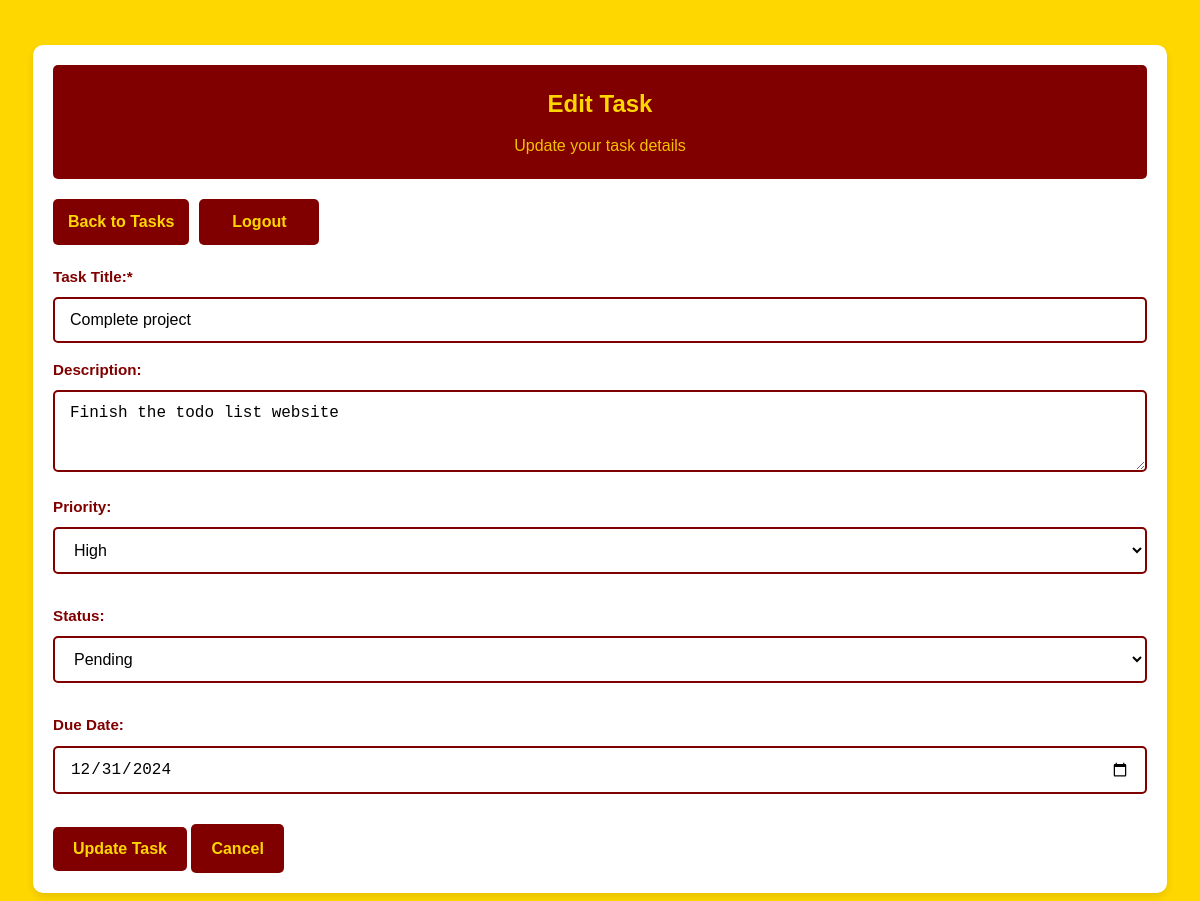
Page /edit_task.php?id=1 (signed in) on the committed database.
### tables this page shows
CREATE TABLE `tasks` (
  `id` int(11) NOT NULL,
  `user_id` int(11) NOT NULL,
  `task_title` varchar(255) NOT NULL,
  `task_description` text DEFAULT NULL,
  `status` enum('pending','in progress','completed') DEFAULT 'pending',
  `priority` enum('low','medium','high') DEFAULT 'medium',
  `due_date` date DEFAULT NULL,
  `created_at` timestamp NOT NULL DEFAULT current_timestamp(),
  `updated_at` timestamp NOT NULL DEFAULT current_timestamp() ON UPDATE current_timestamp()
);

### edit_task.php (the view, shortened to what this page needs)
<?php
require_once 'connect.php';
$user_id = $_SESSION['user_id'];
if(isset($_GET['id'])) {
    $task_id = $_GET['id'];
    $stmt = $con->prepare("SELECT * FROM tasks WHERE id = ? AND user_id = ?");
    $stmt->bind_param("ii", $task_id, $user_id);
    $stmt->execute();
    $task = $stmt->get_result()->fetch_assoc();
}
?>
<!DOCTYPE html>
<html>
<head>
    <link rel="stylesheet" href="style.css">
</head>
<body>
    <div class="container">
        <div class="dashboard">
            <div class="header">
                <h1>Edit Task</h1>
                <p>Update your task details</p>
            </div>
            <div class="nav-menu">
                <a href="user.php" class="btn">Back to Tasks</a>
                <a href="logout.php" class="btn">Logout</a>
            </div>
            <?php if(isset($task)): ?>
            <form method="POST" action="" class="task-form">
                <div class="form-group">
                    <label for="task_title">Task Title:*</label>
                    <input type="text" id="task_title" name="task_title" value="<?php echo htmlspecialchars($task['task_title']); ?>" required>
                </div>
                <div class="form-group">
                    <label for="task_description">Description:</label>
                    <textarea id="task_description" name="task_description" rows="3"><?php echo htmlspecialchars($task['task_description']); ?></textarea>
                </div>
                <div class="form-row">
                    <div class="form-group">
                        <label for="priority">Priority:</label>
                        <select id="priority" name="priority">
                            <option value="high" <?php echo $task['priority'] == 'high' ? 'selected' : ''; ?>>High</option>
                        </select>
                    </div>
                    <div class="form-group">
                        <label for="status">Status:</label>
                        <select id="status" name="status">
                            <option value="pending" <?php echo $task['status'] == 'pending' ? 'selected' : ''; ?>>Pending</option>
                        </select>
                    </div>
                    <div class="form-group">
                        <label for="due_date">Due Date:</label>
                        <input type="date" id="due_date" name="due_date" value="<?php echo $task['due_date']; ?>">
                    </div>
                </div>
                <button type="submit" name="update_task" class="btn">Update Task</button>
                <a href="user.php" class="btn">Cancel</a>
            </form>
            <?php else: ?>
                <div class="alert alert-error">Task not found!</div>
            <?php endif; ?>
        </div>
    </div>
</body>
</html>

### style.css (style rules this page uses)
* { margin: 0; padding: 0; box-sizing: border-box; }
body { font-family: 'Arial', sans-serif; background-color: #FFD700; color: #800000; line-height: 1.6; min-height: 100vh; }
.container { width: 100%; max-width: 1200px; margin: 0 auto; padding: 15px; }
h1, h2 { color: #800000; text-align: center; margin-bottom: 20px; }
h1 { font-size: 1.8rem; }
.form-group { margin-bottom: 15px; }
label { display: block; margin-bottom: 8px; font-weight: bold; color: #800000; font-size: 0.95rem; }
input[type="text"], input[type="password"], input[type="email"], input[type="date"], textarea, select { width: 100%; padding: 12px 15px; border: 2px solid #800000; border-radius: 5px; font-size: 16px; background: white; transition: border-color 0.3s ease; }
button, .btn { background-color: #800000; color: #FFD700; padding: 12px 20px; border: none; border-radius: 5px; cursor: pointer; font-size: 16px; font-weight: bold; text-decoration: none; display: inline-block; text-align: center; transition: all 0.3s ease; width: 100%; }
.dashboard { background-color: white; border-radius: 10px; padding: 20px; box-shadow: 0 4px 8px rgba(0,0,0,0.1); margin-top: 20px; }
.header { background: #800000; color: #FFD700; padding: 20px; border-radius: 5px; margin-bottom: 20px; text-align: center; }
.header h1 { color: #FFD700; margin-bottom: 10px; font-size: 1.5rem; }
.header p { color: #FFD700; opacity: 0.9; }
.nav-menu { margin: 20px 0; display: flex; flex-wrap: wrap; gap: 10px; justify-content: center; }
.nav-menu a { background-color: #800000; color: #FFD700; padding: 10px 15px; border-radius: 5px; text-decoration: none; transition: all 0.3s ease; text-align: center; flex: 1; min-width: 120px; max-width: 200px; }
.form-row { display: flex; flex-direction: column; gap: 15px; margin-bottom: 15px; }
@media (min-width: 1025px) { .container { padding: 25px; } }
@media (min-width: 1025px) { .nav-menu { justify-content: flex-start; } }
@media (min-width: 1025px) { .nav-menu a { flex: none; } }
@media (min-width: 1025px) { button, .btn { width: auto; } }
.btn, button, .nav-menu a { min-height: 44px; }
.stat-card, .btn, .nav-menu a { word-wrap: break-word; overflow-wrap: break-word; }
body { padding: 0 8px; }
html { font-size: 100%; -webkit-text-size-adjust: 100%; }
body { color: #4b0000; }

### rows in the picture
tasks: task_title "Complete project", task_description "Finish the todo list website", priority "High", status "Pending", due_date "12/31/2024"
